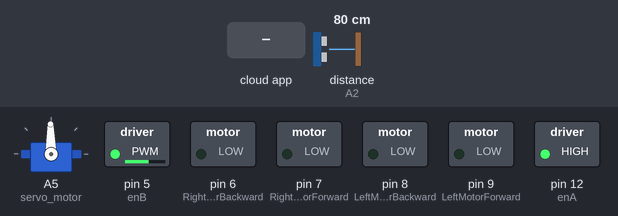
The sketch below on a simulated Arduino Uno, built with avr-gcc and run on an emulated ATmega328P. On the bench: servo, switched loads named in the sketch (green lamp = pin HIGH). The test bench sets the inputs (shaded band); at power-on: distance to the obstacle (sensor on A2) 80 cm. The echo pulse lasts 58.3 µs per cm; the RemoteXY app is connected.

Above: at 3.9 s.
4.0 s: the phone or cloud app sets button_Left to 1
At 4.4 s:
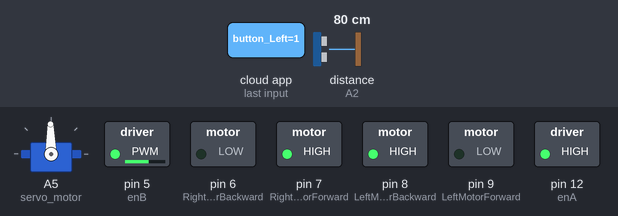
7.0 s: the phone or cloud app sets button_Backward to 1
At 7.4 s:
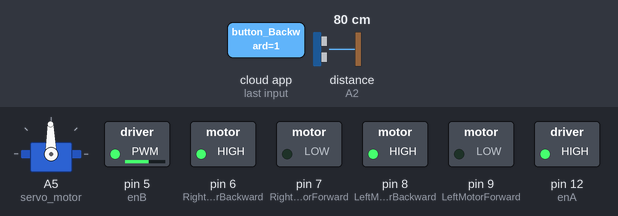
8.5 s: the phone or cloud app sets slider_2 to -100
At 9.7 s:
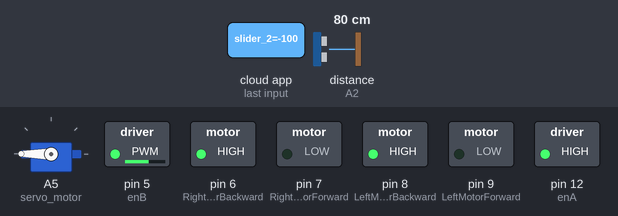
10.0 s: the phone or cloud app sets button_Forward to 1
At 11.0 s:
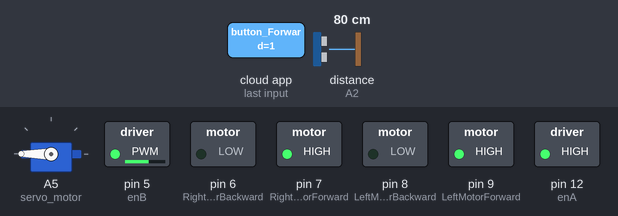
11.5 s: the phone or cloud app sets button_Forward to 0
At 12.2 s:
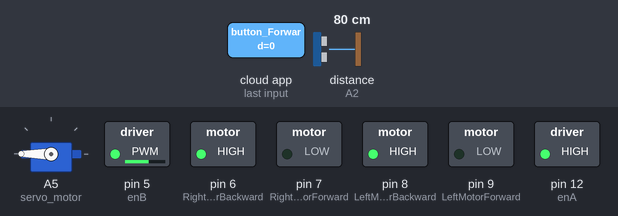
13.0 s: the phone or cloud app sets button_Backward to 0
At 13.3 s:
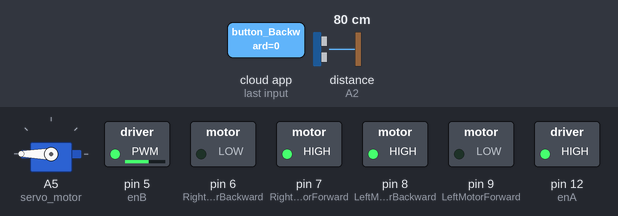
Timing chart, 0 to 16.0 s (numbered marks = the images above; inputs shaded):
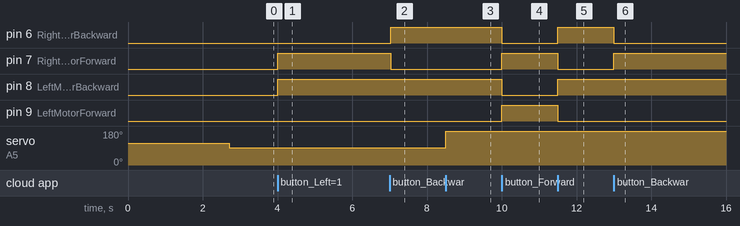

Measured:
- after the input at 4.0 s, pin 7 (RightMotorForward), pin 8 (LeftMotorBackward): LOW → HIGH at once
- after the input at 7.0 s, pin 6 (RightMotorBackward): LOW → HIGH at once; pin 7 (RightMotorForward): HIGH → LOW at once
- after the input at 8.5 s, servo on A5 (servo_motor): 91° → 180° at once
- after the input at 10.0 s, pin 6 (RightMotorBackward), pin 8 (LeftMotorBackward): HIGH → LOW at once; pin 7 (RightMotorForward), pin 9 (LeftMotorForward): LOW → HIGH at once
- after the input at 11.5 s, pin 6 (RightMotorBackward), pin 8 (LeftMotorBackward): LOW → HIGH at once; pin 7 (RightMotorForward), pin 9 (LeftMotorForward): HIGH → LOW at once
- after the input at 13.0 s, pin 6 (RightMotorBackward): HIGH → LOW at once; pin 7 (RightMotorForward): LOW → HIGH at once

The sketch:

carrobot2.ino
```cpp
#define REMOTEXY_MODE__HARDSERIAL

#include <RemoteXY.h>

// RemoteXY connection settings
#define REMOTEXY_SERIAL Serial
#define REMOTEXY_SERIAL_SPEED 9600


// RemoteXY configurate
#pragma pack(push, 1)
uint8_t RemoteXY_CONF[] =  // 199 bytes
  { 255, 7, 0, 11, 0, 192, 0, 16, 31, 1, 130, 0, 0, 23, 63, 19, 180, 130, 0, 22,
    0, 19, 68, 80, 130, 0, 0, 68, 63, 16, 13, 130, 0, 0, 85, 63, 15, 29, 1, 0,
    23, 5, 17, 17, 119, 31, 70, 87, 68, 0, 1, 0, 3, 24, 17, 17, 28, 31, 76, 69,
    70, 84, 0, 1, 0, 43, 24, 17, 17, 28, 31, 82, 73, 71, 72, 84, 0, 1, 0, 23,
    45, 17, 17, 1, 31, 66, 87, 68, 0, 4, 128, 4, 90, 56, 7, 2, 26, 67, 5, 22,
    34, 19, 8, 2, 26, 11, 129, 0, 23, 27, 17, 5, 25, 83, 80, 69, 69, 68, 0, 4,
    176, 1, 75, 62, 6, 2, 26, 129, 0, 22, 87, 17, 5, 25, 83, 80, 69, 69, 68, 0,
    129, 0, 15, 70, 33, 5, 25, 83, 101, 114, 118, 111, 32, 67, 111, 110, 116, 114, 111, 108,
    0, 129, 0, 50, 71, 9, 4, 8, 62, 62, 62, 62, 0, 129, 0, 4, 71, 9, 4, 8,
    60, 60, 60, 60, 0, 10, 48, 6, 8, 11, 11, 4, 26, 31, 49, 0, 31, 50, 0 };

// this structure defines all the variables and events of your control interface
struct {

  // input variables
  uint8_t button_Forward;   // =1 if button pressed, else =0
  uint8_t button_Left;      // =1 if button pressed, else =0
  uint8_t button_Right;     // =1 if button pressed, else =0
  uint8_t button_Backward;  // =1 if button pressed, else =0
  int8_t slider_1;          // =0..100 slider position
  int8_t slider_2;          // =-100..100 slider position
  uint8_t pushSwitch_1;     // =1 if state is ON, else =0

  // output variables
  char text_Speed[11];  // string UTF8 end zero

  // other variable
  uint8_t connect_flag;  // =1 if wire connected, else =0

} RemoteXY;
#pragma pack(pop)

/////////////////////////////////////////////
//           END RemoteXY include          //
/////////////////////////////////////////////
#include <Servo.h>    //Servo motor library. This is standard library
#include <NewPing.h>  //Ultrasonic sensor function library. You must install this library
const int LeftMotorForward = 9;
const int LeftMotorBackward = 8;
const int RightMotorForward = 7;
const int RightMotorBackward = 6;
#define enB 5        //Enable2 L298 Pin enB
#define enA 12       //Enable1 L298 Pin enA
#define trig_pin A1  //analog input 1
#define echo_pin A2  //analog input 2

#define maximum_distance 200

boolean goesForward = false;

int distance = 100;

NewPing sonar(trig_pin, echo_pin, maximum_distance);  //sensor function
Servo servo_motor;                                    //our servo name
void setup() {
  RemoteXY_Init();
  pinMode(RightMotorForward, OUTPUT);
  pinMode(LeftMotorForward, OUTPUT);
  pinMode(LeftMotorBackward, OUTPUT);
  pinMode(RightMotorBackward, OUTPUT);
  analogWrite(enA, 150);   // Write The Duty Cycle 0 to 255 Enable Pin A for Motor1 Speed
  analogWrite(enB, 150);   // Write The Duty Cycle 0 to 255 Enable Pin B for Motor2 Speed
  servo_motor.attach(A5);  //our servo pin

  servo_motor.write(115);
  delay(2000);
  distance = readPing();
  delay(100);
  distance = readPing();
  delay(100);
  distance = readPing();
  delay(100);
  distance = readPing();
  delay(100);
}

void loop() {
  RemoteXY_Handler();
  if (RemoteXY.pushSwitch_1 == 1) {
    CIR();
  } else {
    Bluetoothcontrol();
  }
}
void Bluetoothcontrol() {
  if (RemoteXY.slider_2 > 5) {
    int val = map(RemoteXY.slider_2, 6, 100, 0, 90);
    servo_motor.write(val);


  } else if (RemoteXY.slider_2 < 2) {
    int val2 = map(RemoteXY.slider_2, 2, -100, 90, 180);
    servo_motor.write(val2);
  } else {
    servo_motor.write(0);
  }

  if (RemoteXY.button_Forward == 1) {
    moveForward();
  } else if (RemoteXY.button_Backward == 1) {
    moveBackward();
  } else if (RemoteXY.button_Left == 1) {
    turnLeft();
  } else if (RemoteXY.button_Right == 1) {
    turnRight();
  } else {
    moveStop();
  }
}
void CIR() {
  int distanceRight = 0;
  int distanceLeft = 0;
  delay(50);

  if (distance <= 35) {
    moveStop();
    delay(300);
    moveBackward();
    delay(400);
    moveStop();
    delay(300);
    distanceRight = lookRight();
    delay(300);
    distanceLeft = lookLeft();
    delay(300);

    if (distance >= distanceLeft) {
      turnRight();
      moveStop();
    } else {
      turnLeft();
      moveStop();
    }
  } else {
    moveForward();
  }
  distance = readPing();
}
int lookRight() {
  servo_motor.write(50);
  delay(500);
  int distance = readPing();
  delay(100);
  servo_motor.write(115);
  return distance;
}

int lookLeft() {
  servo_motor.write(170);
  delay(500);
  int distance = readPing();
  delay(100);
  servo_motor.write(115);
  return distance;
  delay(100);
}

int readPing() {
  delay(70);
  int cm = sonar.ping_cm();
  if (cm == 0) {
    cm = 250;
  }
  return cm;
}

void moveStop() {

  digitalWrite(RightMotorForward, LOW);
  digitalWrite(LeftMotorForward, LOW);
  digitalWrite(RightMotorBackward, LOW);
  digitalWrite(LeftMotorBackward, LOW);
}

void moveForward() {
  goesForward = false;
  if (!goesForward) {

    goesForward = true;

    digitalWrite(LeftMotorForward, HIGH);
    digitalWrite(RightMotorForward, HIGH);

    digitalWrite(LeftMotorBackward, LOW);
    digitalWrite(RightMotorBackward, LOW);
  }
}

void moveBackward() {

  goesForward = false;

  digitalWrite(LeftMotorBackward, HIGH);
  digitalWrite(RightMotorBackward, HIGH);

  digitalWrite(LeftMotorForward, LOW);
  digitalWrite(RightMotorForward, LOW);
}

void turnRight() {

  digitalWrite(LeftMotorForward, HIGH);
  digitalWrite(RightMotorBackward, HIGH);

  digitalWrite(LeftMotorBackward, LOW);
  digitalWrite(RightMotorForward, LOW);

  delay(250);

  digitalWrite(LeftMotorForward, HIGH);
  digitalWrite(RightMotorForward, HIGH);

  digitalWrite(LeftMotorBackward, LOW);
  digitalWrite(RightMotorBackward, LOW);
}

void turnLeft() {

  digitalWrite(LeftMotorBackward, HIGH);
  digitalWrite(RightMotorForward, HIGH);

  digitalWrite(LeftMotorForward, LOW);
  digitalWrite(RightMotorBackward, LOW);

  delay(250);

  digitalWrite(LeftMotorForward, HIGH);
  digitalWrite(RightMotorForward, HIGH);

  digitalWrite(LeftMotorBackward, LOW);
  digitalWrite(RightMotorBackward, LOW);
}
```
